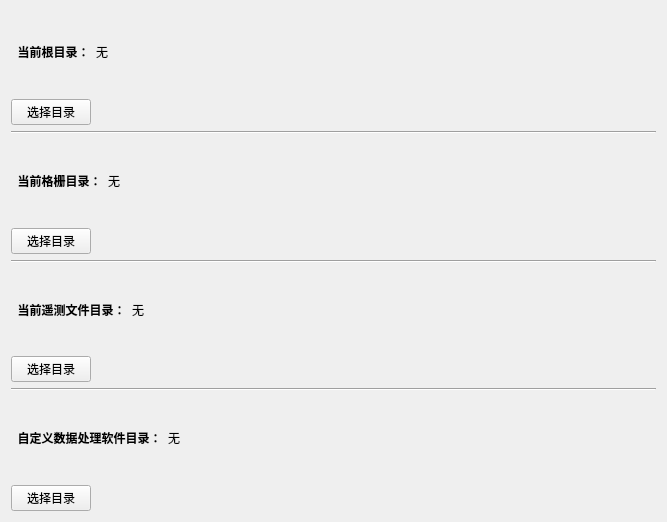
<?xml version="1.0" encoding="UTF-8"?>
<ui version="4.0">
 <class>DirectorySelect</class>
 <widget class="QWidget" name="DirectorySelect">
  <property name="geometry">
   <rect>
    <x>0</x>
    <y>0</y>
    <width>667</width>
    <height>522</height>
   </rect>
  </property>
  <property name="windowTitle">
   <string>Form</string>
  </property>
  <layout class="QVBoxLayout" name="verticalLayout">
   <item>
    <layout class="QHBoxLayout" name="horizontalLayout">
     <item>
      <widget class="QLabel" name="label">
       <property name="font">
        <font>
         <weight>75</weight>
         <bold>true</bold>
        </font>
       </property>
       <property name="text">
        <string>  当前根目录：</string>
       </property>
      </widget>
     </item>
     <item>
      <widget class="QLabel" name="label_2">
       <property name="text">
        <string>无</string>
       </property>
      </widget>
     </item>
     <item>
      <spacer name="horizontalSpacer">
       <property name="orientation">
        <enum>Qt::Horizontal</enum>
       </property>
       <property name="sizeHint" stdset="0">
        <size>
         <width>40</width>
         <height>20</height>
        </size>
       </property>
      </spacer>
     </item>
    </layout>
   </item>
   <item>
    <layout class="QHBoxLayout" name="horizontalLayout_2">
     <item>
      <widget class="QPushButton" name="pushButton">
       <property name="text">
        <string>选择目录</string>
       </property>
      </widget>
     </item>
     <item>
      <spacer name="horizontalSpacer_2">
       <property name="orientation">
        <enum>Qt::Horizontal</enum>
       </property>
       <property name="sizeHint" stdset="0">
        <size>
         <width>40</width>
         <height>20</height>
        </size>
       </property>
      </spacer>
     </item>
    </layout>
   </item>
   <item>
    <widget class="Line" name="line_3">
     <property name="orientation">
      <enum>Qt::Horizontal</enum>
     </property>
    </widget>
   </item>
   <item>
    <layout class="QHBoxLayout" name="horizontalLayout_3">
     <item>
      <widget class="QLabel" name="label_3">
       <property name="font">
        <font>
         <weight>75</weight>
         <bold>true</bold>
        </font>
       </property>
       <property name="text">
        <string>  当前格栅目录：</string>
       </property>
      </widget>
     </item>
     <item>
      <widget class="QLabel" name="label_4">
       <property name="text">
        <string>无</string>
       </property>
      </widget>
     </item>
     <item>
      <spacer name="horizontalSpacer_3">
       <property name="orientation">
        <enum>Qt::Horizontal</enum>
       </property>
       <property name="sizeHint" stdset="0">
        <size>
         <width>40</width>
         <height>20</height>
        </size>
       </property>
      </spacer>
     </item>
    </layout>
   </item>
   <item>
    <layout class="QHBoxLayout" name="horizontalLayout_4">
     <item>
      <widget class="QPushButton" name="pushButton_2">
       <property name="text">
        <string>选择目录</string>
       </property>
      </widget>
     </item>
     <item>
      <spacer name="horizontalSpacer_4">
       <property name="orientation">
        <enum>Qt::Horizontal</enum>
       </property>
       <property name="sizeHint" stdset="0">
        <size>
         <width>40</width>
         <height>20</height>
        </size>
       </property>
      </spacer>
     </item>
    </layout>
   </item>
   <item>
    <widget class="Line" name="line_2">
     <property name="orientation">
      <enum>Qt::Horizontal</enum>
     </property>
    </widget>
   </item>
   <item>
    <layout class="QHBoxLayout" name="horizontalLayout_6">
     <item>
      <widget class="QLabel" name="label_5">
       <property name="font">
        <font>
         <weight>75</weight>
         <bold>true</bold>
        </font>
       </property>
       <property name="text">
        <string>  当前遥测文件目录：</string>
       </property>
      </widget>
     </item>
     <item>
      <widget class="QLabel" name="label_6">
       <property name="text">
        <string>无</string>
       </property>
      </widget>
     </item>
     <item>
      <spacer name="horizontalSpacer_6">
       <property name="orientation">
        <enum>Qt::Horizontal</enum>
       </property>
       <property name="sizeHint" stdset="0">
        <size>
         <width>40</width>
         <height>20</height>
        </size>
       </property>
      </spacer>
     </item>
    </layout>
   </item>
   <item>
    <layout class="QHBoxLayout" name="horizontalLayout_5">
     <item>
      <widget class="QPushButton" name="pushButton_3">
       <property name="text">
        <string>选择目录</string>
       </property>
      </widget>
     </item>
     <item>
      <spacer name="horizontalSpacer_5">
       <property name="orientation">
        <enum>Qt::Horizontal</enum>
       </property>
       <property name="sizeHint" stdset="0">
        <size>
         <width>40</width>
         <height>20</height>
        </size>
       </property>
      </spacer>
     </item>
    </layout>
   </item>
   <item>
    <widget class="Line" name="line">
     <property name="orientation">
      <enum>Qt::Horizontal</enum>
     </property>
    </widget>
   </item>
   <item>
    <layout class="QHBoxLayout" name="horizontalLayout_7">
     <item>
      <widget class="QLabel" name="label_7">
       <property name="font">
        <font>
         <weight>75</weight>
         <bold>true</bold>
        </font>
       </property>
       <property name="text">
        <string>  自定义数据处理软件目录：</string>
       </property>
      </widget>
     </item>
     <item>
      <widget class="QLabel" name="label_8">
       <property name="text">
        <string>无</string>
       </property>
      </widget>
     </item>
     <item>
      <spacer name="horizontalSpacer_7">
       <property name="orientation">
        <enum>Qt::Horizontal</enum>
       </property>
       <property name="sizeHint" stdset="0">
        <size>
         <width>40</width>
         <height>20</height>
        </size>
       </property>
      </spacer>
     </item>
    </layout>
   </item>
   <item>
    <layout class="QHBoxLayout" name="horizontalLayout_8">
     <item>
      <widget class="QPushButton" name="pushButton_4">
       <property name="text">
        <string>选择目录</string>
       </property>
      </widget>
     </item>
     <item>
      <spacer name="horizontalSpacer_8">
       <property name="orientation">
        <enum>Qt::Horizontal</enum>
       </property>
       <property name="sizeHint" stdset="0">
        <size>
         <width>40</width>
         <height>20</height>
        </size>
       </property>
      </spacer>
     </item>
    </layout>
   </item>
  </layout>
 </widget>
 <resources/>
 <connections/>
</ui>
